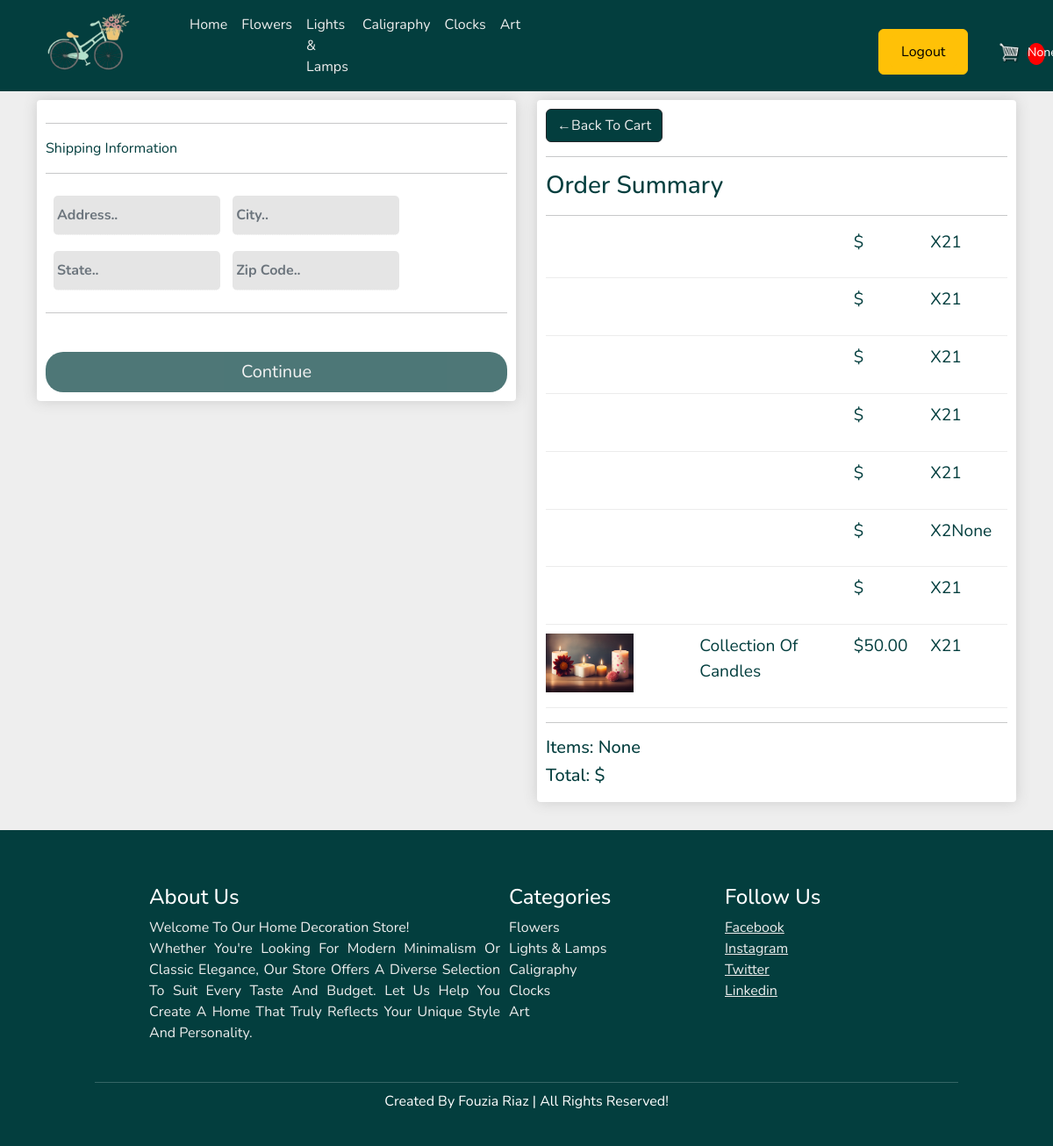
Screenshot of /checkout/ (signed in) with the database file from the repository.
### store/models.py (models this page shows, shortened)
class Category(models.Model):
    category_name= models.CharField(max_length=200, unique=True)
    slug=models.SlugField(max_length=200, null=True)
    class Meta:
        verbose_name = 'category'
        verbose_name_plural = 'categories'
    def get_url(self):
        return reverse('products_by_category', args=[self.slug])

class OrderItem(models.Model):
    product= models.ForeignKey(Product, on_delete=models.SET_NULL, blank=True,null=True)
    order= models.ForeignKey(Order, on_delete=models.SET_NULL, blank=True, null=True)
    quantity= models.IntegerField(default=0)
    date_added= models.DateTimeField(auto_now_add=True)
    @property
    def get_total(self):
        try:
            total= self.product.price * self.quantity
            return total
        except AttributeError:
            pass

class Product(models.Model):
    name=models.CharField(max_length=200, null=True)
    slug=models.SlugField(max_length=200, null=True)
    category = models.ForeignKey(Category,on_delete=models.CASCADE,null=True)
    price=models.DecimalField(max_digits=7, decimal_places=2)
    image = models.ImageField(null=True,blank=True)
    is_available = models.BooleanField(default=True)
    @property
    def imageURL(self):
        try:
            url = self.image.url
        except:
            url=''
        return url

class Order(models.Model):
    customer= models.ForeignKey(Customer, on_delete=models.SET_NULL, blank=True, null=True)
    date_ordered= models.DateTimeField(auto_now_add=True)
    complete= models.BooleanField(default=False,null=True,blank=False)
    transaction_id= models.CharField(max_length=200,null=True)
    @property
    def get_cart_total(self):
        try:
            orderitems=self.orderitem_set.all()
            total =sum([item.get_total for item in orderitems])
            return total
        except TypeError:
            pass
    @property
    def get_cart_items(self):
        try:
            orderitems = self.orderitem_set.all()
            total = sum([item.quantity for item in orderitems])
            return total
        except TypeError:
            pass

### store/views.py (the view)
# urls.py: path("checkout/",views.checkout,name="checkout"),
def checkout(request):
    data= cartData(request)
    cartItems= data['cartItems']
    order=data['order']
    items=data['items']
    return render(request,"store/checkout.html",{"items":items,"order":order,"cartItems":cartItems})

### store/context_processors.py (called while the page is built)
def menu_links(request):
    links = Category.objects.all()
    return dict(links=links)

### store/utils.py (called while the page is built)
def cartData(request):
    if request.user.is_authenticated:
        customer, created = Customer.objects.get_or_create(user=request.user)
        order = Order.objects.filter(customer=customer,complete=False).first() # or .last() based on your requirements
        if not order:
            order = Order.objects.create(customer=customer,complete=False)
        items=order.orderitem_set.all()
        cartItems = order.get_cart_items
    else:
        cookieData= cookieCart(request)
        cartItems= cookieData['cartItems']
        order=cookieData['order']
        items=cookieData['items']
    return{'cartItems':cartItems,'order':order,'items':items}

### store/templates/store/checkout.html (shortened to what this page needs)
{% extends "store/main.html" %}
{% load static %}
{% block content %}
<div class="row">
    <div class="col-lg-6">
        <div class="box-element" id="form-wrapper">
            <form id="form">
                <div id="shipping-info">
                    <hr>
                    <p>Shipping Information</p>
                    <hr>
                    <div class="form-field">
                        <input  class="form-control" type="text" name="address" placeholder="Address..">
                    </div>
                    <div class="form-field">
                        <input  class="form-control" type="text" name="city" placeholder="City..">
                    </div>
                    <div class="form-field">
                        <input  class="form-control" type="text" name="state" placeholder="State..">
                    </div>
                    <div class="form-field">
                        <input  class="form-control" type="text" name="zipcode" placeholder="Zip code..">
                    </div>
                </div>
                <hr>
                <input id="form-button" class="btn btn-success btn-block" type="submit" value="Continue">
            </form>
        </div>
        <br>
    </div>
    <div class="col-lg-6">
        <div class="box-element">
            <a class="btn btn-outline-dark" href="{% url 'cart' %}">&#x2190;Back to Cart </a>
            <hr>
            <h3>Order Summary</h3>
            <hr>
            {% for item in items %}
            <div class="cart-row">
                <div style="flex:2"><img class="row-image" src="{{item.product.imageURL}}"></div>
                <diV style="flex:2"><p>{{item.product.name}}</p></diV>
                <div style="flex:1"><p>${{item.product.price|floatformat:2}}</p></div>
                <div style="flex:1"><p>x2{{item.quantity}}</p></div>
            </div>
            {% endfor %}
            <hr>
            <h5>Items: {{ order.get_cart_items}}</h5>
            <h5>Total: ${{ order.get_cart_total|floatformat:2}}</h5>
        </div>
    </div>
</div>
{% endblock content %}

### store/templates/store/main.html (shortened to what this page needs)
{% load static %}
<!DOCTYPE html>
<html>
    <head>
        <link rel="stylesheet" href="https://use.fontawesome.com/releases/v5.15.4/css/all.css"/>
        <link rel="stylesheet" href="https://cdn.jsdelivr.net/npm/bootstrap@5.2.3/dist/css/bootstrap.min.css">
        <link rel="stylesheet" type="text/css" href="{% static 'css/main.css' %}">
        <link rel="stylesheet" href="https://unpkg.com/swiper/swiper-bundle.min.css">
      </head>
    <body>
        <nav class="nav navbar navbar-expand-lg navbar-dark bg-dark">
          <div class="container-fluid">
            <img class="navbar-brand logo" src="{% static 'images/t.png' %}">
            <div class="collapse navbar-collapse" id="navbarNavDropdown">
              <ul class="navbar-nav">
                <li class="nav-item">
                  <a class="nav-link active" aria-current="page" href="{% url 'store' %}">Home</a>
                </li>
                {% for category in links %}
                    <li class="nav-item">
                      <a class="nav-link" href="{{category.get_url}}">{{category.category_name}}</a>
                    </li>
                {% endfor %}
              </ul>
                <div class="form-inline my-2 my-lg-0 login">
                <div class="btn btn-warning">
                  {% if user.is_authenticated %}
                  <a href="{% url 'logout' %}" class="btn btn-warning">Logout</a>
                  {% else %}
                  <a href="{% url 'login' %}" class="btn btn-warning">Login</a>
                  {% endif %}
                </div>
                  <a href="{% url 'cart' %}">
                      <img id="cart-icon" src="{% static 'images/cart.png' %}">
                  </a>
                  <p id="cart-total">{{cartItems}}</p>
                </div>
              </div>
            </div>
        </nav>
        <div class="container">
            {% block content %}
            {% endblock content %}
        </div>
    <section class="footer">
      <div class="row box-container">
          <div class="col-md-5 box">
              <h3>about us</h3>
              <p>Welcome to our home decoration store! <br> Whether you're looking for modern minimalism or classic elegance, our store offers a diverse selection to suit every taste and budget. Let us help you create a home that truly reflects your unique style and personality.</p>
          </div>
          <div class="col-md-3 box">
              <h3>Categories</h3>
              {% for category in links %}
                <a class="nav-link" href="{{category.get_url}}">{{category.category_name}}</a>
              {% endfor %}
          </div>
          <div class="col-md-4 box">
              <h3>follow us</h3>
              <a href="https://facebook.com">facebook</a>
              <a href="https://instagram.com">instagram</a>
              <a href="https://twitter.com">twitter</a>
              <a href="https://linkedin.com">linkedin</a>
          </div>
      </div>
      <h1 class="credit">created by <span>fouzia riaz </span>| all rights reserved!</h1>
      </section>
    </body>
</html>

### static/css/main.css (style rules this page uses)
* { font-family: 'Nunito', sans-serif; margin: 0; padding: 0; outline: none; border: none; text-decoration: none; text-transform: capitalize; transition: all .2s linear; box-sizing: border-box; }
body { background: #eee; }
html { overflow-x:hidden; scroll-padding-top: 6rem; scroll-behavior: smooth; }
.box-element { box-shadow:hsl(0, 0%, 80%) 0 0 16px; border-radius: 4px; background-color: #fff; padding: 10px; margin-bottom: 2rem; }
h1,h2,h3,h4,h5,h6 { color: #033E3E; }
.col-lg-4, .col-lg-6, .col-lg-8, .col-lg-12 { margin-top: 10px; }
.form-field { width: 200px; display: inline-block; padding: 5px; }
.box-element h3 { color: #033E3E; }
.box-element .btn { background-color: #033E3E; color: #eee; }
#form-button { background-color: #033E3E; color: #eee; }
#shipping-info p { color: #033E3E; }
.cart-row { display: flex; border-bottom: 1px solid #ececec; margin-bottom: 10px; padding-bottom: 10px; color: #033E3E; font-size: 1.2rem; }
.row-image { width: 100px; }
.bg-dark { background-color: #033E3E!important; padding-left: 40px; }
.form-inline { margin-left: 400px; margin-top: 19px!important; }
#cart-total { margin-left: 170px; margin-top: -36px; display: block; text-align: center; color:#fff; background-color: red; width: 20px; height: 25px; border-radius: 50%; font-size: 14px; }
#cart-icon { width:25px; display: inline-block; margin-left: 30px; }
nav .logo { width: 12rem; height: 12rem; margin-top: -2.7rem; margin-bottom: -70px; margin-left: -42px; }
.nav-link { color: #eee !important; }
section { padding: 2rem 9%; }
.footer { background-color:#033E3E!important; position: absolute; left: 0; right: 0; }
.footer .box-container { display: flex; flex-wrap: wrap; margin-left: 50px; margin-top: 30px; margin-bottom: 28px; }
.footer .row { width: 100%; }
.footer .box-container .box h3 { font-size: 1.5rem; color: #fff; }
.footer .box-container .box p { font-size: 1rem; color:#eee ; width: 400px; text-align: justify; }
.footer .box-container .box a { display: block; font-size: 1rem; color:#eee ; }
.footer .credit { text-align: center; padding-top: 0.8rem; font-size: 1rem; font-weight: normal; color:#fff; border-top: .1rem solid rgba(255, 255, 255, .2); }
input[type=text],input[type=password] { width: 100%; box-sizing: border-box; padding: 10px 4px; background: rgba(0,0,0,0.10); outline: none; border: none; border-bottom: 1px dotted #fff; color: #fff; border-radius: 5px; margin: 4px; font-weight: bold; }
input[type=text],input[type= email] { width: 100%; box-sizing: border-box; padding: 10px 4px; background: rgba(0,0,0,0.10); outline: none; border: none; border-bottom: 1px dotted #fff; color: #fff; border-radius: 5px; margin: 4px; font-weight: bold; }
input[type=submit] { width: 100%; box-sizing: border-box; padding: 8px 0; margin-top: 28px; outline: none; border: none; background:#033E3E; opacity: 0.7; border-radius: 20px; font-size: 20px; color: #fff; }

### rows the page displays
Category: category_name "Flowers"
Category: category_name "Lights & Lamps"
Category: category_name "Caligraphy"
Category: category_name "Clocks"
Category: category_name "Art"
OrderItem: quantity "1"
OrderItem: quantity "1"
OrderItem: quantity "1"
OrderItem: quantity "1"
OrderItem: quantity "1"
OrderItem: quantity "None"
OrderItem: quantity "1"
OrderItem: product.imageURL (picture), product.name "Collection Of Candles", product.price "50.00", quantity "1"
Order: get_cart_items "None"
